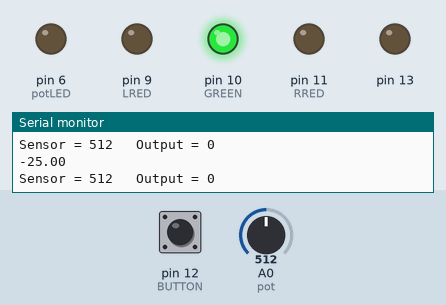
This sketch was run on a simulated Arduino Uno, built with avr-gcc and run on an emulated ATmega328P. Parts: output pins drawn as LEDs (lit = HIGH), the last lines printed to the serial monitor. The inputs (shaded band) are chosen by the test bench; at power-on: A0 (pot) = 512, pin 12 (BUTTON) LOW.

Above: at 4.2 s.
4.3 s: A0 (pot) set to 306
At 4.7 s:
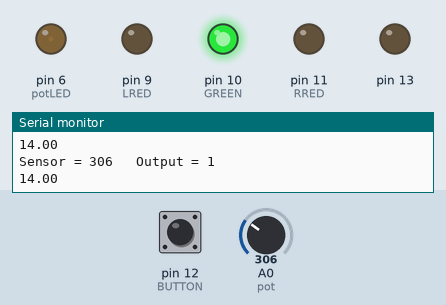
5.8 s: pin 12 (BUTTON) pulled HIGH for 0.15 s
At 5.97 s:
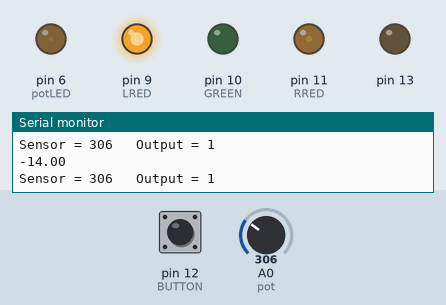
At 6.6 s:
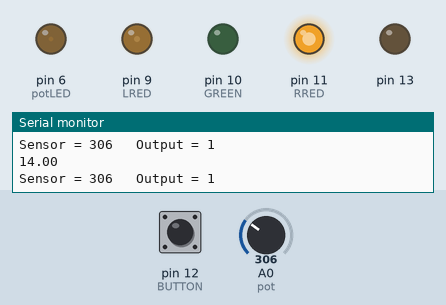
8.8 s: A0 (pot) set to 245
11.8 s: A0 (pot) set to 122
14.8 s: A0 (pot) set to 716
At 15.04 s:
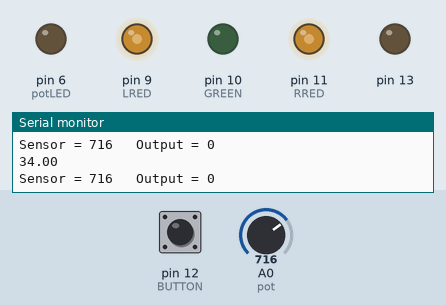
17.8 s: A0 (pot) set to 900
Timing chart, 0 to 21.8 s (numbered marks = the images above; inputs shaded):
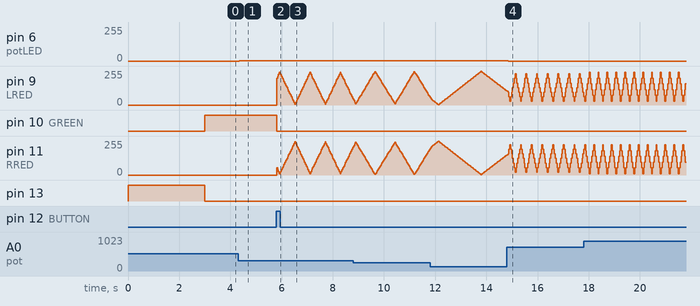

The sketch:

StopAndGo.ino
```cpp
#define potLED 6
#define LRED 9
#define GREEN 10
#define RRED 11
#define BUTTON 12
#define pot A0

int switchstate = 0;
int buttonHeld = 0;
float brightness = 0;
float fade = 15;
float fadeMod = 1;
int sensorValue = 0;
int sensorMin = 1023;
int sensorMax = 0;

void setup() {
  // Setup calibration light
  pinMode(13, OUTPUT);
  digitalWrite(13, HIGH);

  pinMode(potLED, OUTPUT);
  pinMode(LRED, OUTPUT);
  pinMode(RRED, OUTPUT);
  pinMode(GREEN, OUTPUT);

  pinMode(BUTTON, INPUT);

  // Spend 5 seconds calibrating the pot light
  while (millis() < 3000) {
    sensorValue = analogRead(pot);

    if (sensorValue > sensorMax) {
      sensorMax = sensorValue;
    }

    if (sensorValue < sensorMin && sensorValue > 20 ) {
      sensorMin = sensorValue;
    }
  }

  // Opens up communication with the terminal
  Serial.begin(9600);

  // Turn off the calibration light
  digitalWrite(13, LOW);
}

void loop() {
  // Monitors the state of the pot
  int val = analogRead(pot);
  Serial.print("Sensor = ");
  Serial.print(val);
  val = map(val, sensorMin, sensorMax, 0, 255);
  val = constrain(val, 0, 255);
  Serial.print("\t Output = ");
  Serial.println(val);
  analogWrite(potLED, val);

  // Used so that the state is changed every time the button is pressed without noise
  if(digitalRead(BUTTON) == HIGH && buttonHeld == 0) {
    buttonHeld = 1;
    if(switchstate == 0){
      switchstate = 1;
    } else {
      switchstate = 0;
    }
    delay(1);
  } else if (digitalRead(BUTTON) == LOW && buttonHeld == 1) {
    buttonHeld = 0;
  }

  // State of the LEDs
  if(switchstate == 0) {
    digitalWrite(GREEN,HIGH);
    digitalWrite(LRED,LOW);
    digitalWrite(RRED,LOW);
  } else {
    digitalWrite(GREEN,LOW);
    analogWrite(LRED,brightness);
    analogWrite(RRED,255-brightness);
  }


  brightness = brightness + fade;

  val = analogRead(pot);
  val = map(val, 0, 1023, 0, 50);
  if (fade > 0) {
    fade = val;
  } else {
    fade = -val;
  }

  if(fade >= 0 && brightness >= 255 - fade) {
    fade = -fade;
    delay(20);
  } else if (fade <= 0 && brightness <= 0 - fade) {
    fade = -fade;
    delay(20);
  }

  Serial.println(fade);
  delay(2);
}
```

Measured:
- after the input at 4.3 s, pin 6 (potLED): 0/255 → 1/255 after 0.05 s
- after the input at 14.8 s, pin 6 (potLED): 1/255 → 0/255 after 0.05 s
